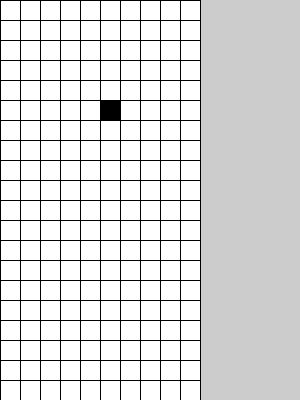
Frame 1 (no input)
Frame 60 (the mouse pressed at the canvas centre just before this capture): identical to frame 1, image omitted
Frame 120 (the mouse held since frame 60 and released just before this capture): identical to frame 1, image omitted

The Processing sketch that drew this single still picture (run headless with seeded random() and noise(); from frame 60 on, the mouse is pressed at the canvas centre):

// Processing sketch: Tetris_oefen2
// ── Tetris_oefen2.pde
int Xrow = 10;
int Yrow = 20;
boolean[][] myArray = new boolean[Xrow][Yrow];

void draw()
{
  line(200, 0, 200, 400);
  for (int i = 0; i < Xrow; i++) {
    for (int j = 0; j < Yrow; j++) {
    }
  }
}
void setup()
{
  myArray[5][5] = true;
  size(300, 400);
  for (int i = 0; i < Xrow; i++) {
    for (int j = 0; j < Yrow; j++) {
      int Xrect = i * 20;
      int Yrect = j * 20;
      if (!myArray[i][j]) {
        fill(255);
        rect(Xrect, Yrect, 20, 20);
        println(i + " " + j);
      } else if(myArray[i][j]) {
        fill(0);
        rect(Xrect, Yrect, 20, 20);
        println(i + " true " + j);
      }
    }
  }
}
